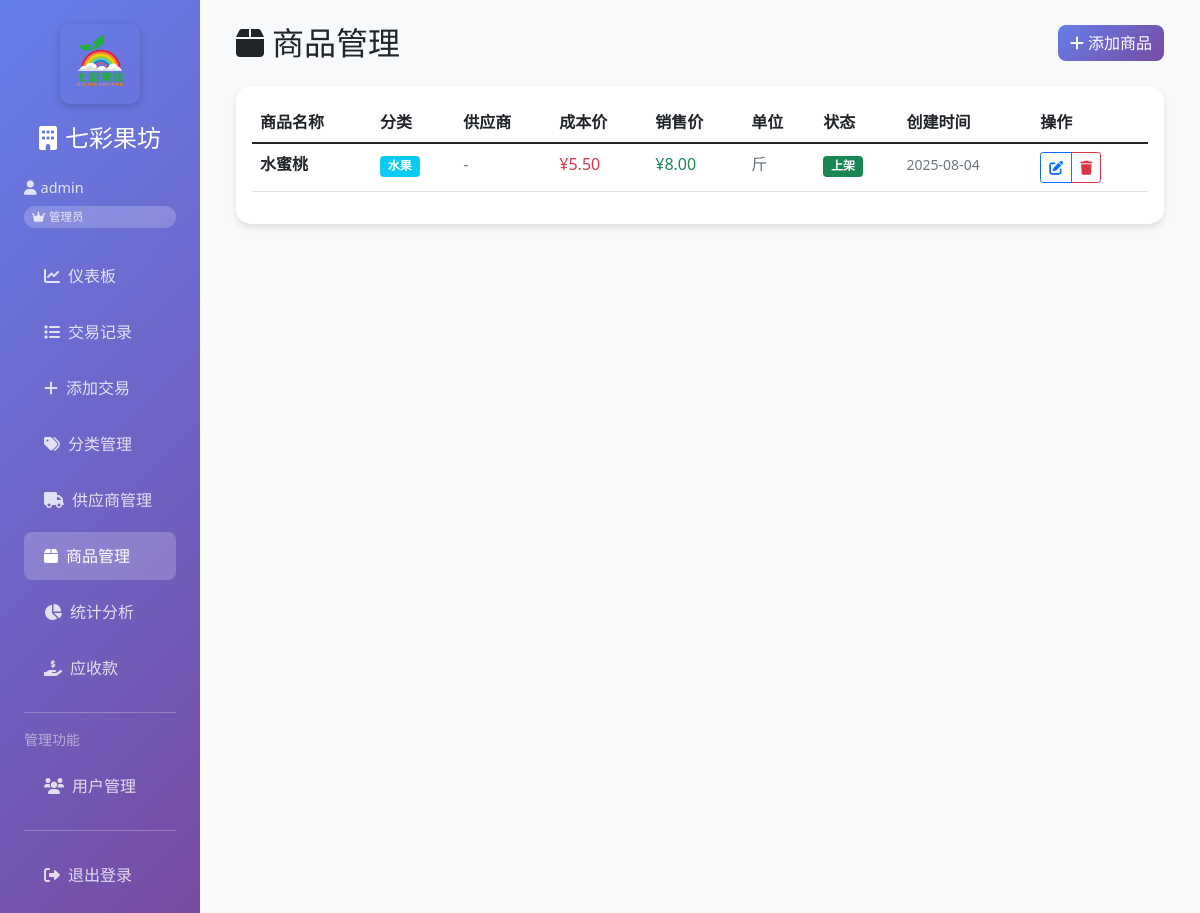
The page /products (signed in) on the database its author committed.
### app.py (models this page shows)
class User(UserMixin, db.Model):
    id = db.Column(db.Integer, primary_key=True)
    username = db.Column(db.String(80), unique=True, nullable=False)
    email = db.Column(db.String(120), unique=True, nullable=False)
    password_hash = db.Column(db.String(120), nullable=False)
    role = db.Column(db.String(20), nullable=False, default='employee')
    is_active = db.Column(db.Boolean, default=True)
    created_at = db.Column(db.DateTime, default=datetime.utcnow)

class Product(db.Model):
    id = db.Column(db.Integer, primary_key=True)
    name = db.Column(db.String(100), nullable=False)
    category = db.Column(db.String(50))
    supplier_id = db.Column(db.Integer, db.ForeignKey('supplier.id'))
    cost_price = db.Column(db.Float)
    selling_price = db.Column(db.Float)
    unit = db.Column(db.String(20))
    created_at = db.Column(db.DateTime, default=datetime.utcnow)
    is_active = db.Column(db.Boolean, default=True)
    supplier = db.relationship('Supplier', backref='products')

### app.py (the view)
@app.route('/products')
@login_required
def products():
    products = Product.query.all()
    suppliers = Supplier.query.filter_by(is_active=True).all()
    return render_template('products.html', products=products, suppliers=suppliers)

### app.py (called while the page is built)
@login_manager.user_loader
def load_user(user_id):
    return User.query.get(int(user_id))

### templates/products.html (shortened to what this page needs)
{% extends "base.html" %}
{% block content %}
<div class="row mb-4">
    <div class="col-12 d-flex justify-content-between align-items-center">
        <h2 class="mb-0">
            <i class="fas fa-box me-2"></i>商品管理
        </h2>
        <a href="{{ url_for('add_product') }}" class="btn btn-primary">
            <i class="fas fa-plus me-1"></i>添加商品
        </a>
    </div>
</div>
<div class="card">
    <div class="card-body">
        {% if products %}
            <div class="table-responsive">
                <table class="table table-hover">
                    <thead>
                        <tr>
                            <th>商品名称</th>
                            <th>分类</th>
                            <th>供应商</th>
                            <th>成本价</th>
                            <th>销售价</th>
                            <th>单位</th>
                            <th>状态</th>
                            <th>创建时间</th>
                            <th>操作</th>
                        </tr>
                    </thead>
                    <tbody>
                        {% for product in products %}
                        <tr>
                            <td>
                                <strong>{{ product.name }}</strong>
                            </td>
                            <td>
                                <span class="badge bg-info">{{ product.category or '-' }}</span>
                            </td>
                            <td>
                                {% if product.supplier %}
                                    <span class="text-muted">{{ product.supplier.name }}</span>
                                {% else %}
                                    <span class="text-muted">-</span>
                                {% endif %}
                            </td>
                            <td>
                                {% if product.cost_price %}
                                    <span class="text-danger">¥{{ "%.2f"|format(product.cost_price) }}</span>
                                {% else %}
                                    <span class="text-muted">-</span>
                                {% endif %}
                            </td>
                            <td>
                                {% if product.selling_price %}
                                    <span class="text-success">¥{{ "%.2f"|format(product.selling_price) }}</span>
                                {% else %}
                                    <span class="text-muted">-</span>
                                {% endif %}
                            </td>
                            <td>
                                <span class="text-muted">{{ product.unit or '-' }}</span>
                            </td>
                            <td>
                                {% if product.is_active %}
                                    <span class="badge bg-success">上架</span>
                                {% else %}
                                    <span class="badge bg-secondary">下架</span>
                                {% endif %}
                            </td>
                            <td>
                                <small class="text-muted">{{ product.created_at.strftime('%Y-%m-%d') }}</small>
                            </td>
                            <td>
                                <div class="btn-group btn-group-sm" role="group">
                                    <a href="{{ url_for('edit_product', id=product.id) }}"
                                       class="btn btn-outline-primary btn-sm">
                                        <i class="fas fa-edit"></i>
                                    </a>
                                    <a href="{{ url_for('delete_product', id=product.id) }}"
                                       class="btn btn-outline-danger btn-sm"
                                       onclick="return confirm('确定要删除这个商品吗？')">
                                        <i class="fas fa-trash"></i>
                                    </a>
                                </div>
                            </td>
                        </tr>
                        {% endfor %}
                    </tbody>
                </table>
            </div>
        {% endif %}
    </div>
</div>
{% endblock %}

### templates/base.html (shortened to what this page needs)
<!DOCTYPE html>
<html lang="zh-CN">
<head>
    <link href="{{ url_for('static', filename='css/bootstrap.min.css') }}" rel="stylesheet">
    <link href="{{ url_for('static', filename='css/all.min.css') }}" rel="stylesheet">
</head>
<body>
    {% if current_user.is_authenticated %}
    <div class="container-fluid">
        <div class="row">
            <div class="col-md-3 col-lg-2 sidebar p-0">
                <div class="p-4">
                    <div class="logo-container">
                        <img src="{{ url_for('static', filename='logo.png') }}"
                             alt="七彩果坊"
                             title="七彩果坊">
                    </div>
                    <h4 class="text-white mb-4 text-center">
                        <i class="fas fa-building me-2"></i>七彩果坊
                    </h4>
                    <div class="user-info">
                        <div class="mb-2">
                            <i class="fas fa-user me-1"></i>{{ current_user.username }}
                        </div>
                        <div class="role-badge">
                            {% if current_user.role == 'admin' %}
                                <i class="fas fa-crown me-1"></i>管理员
                            {% elif current_user.role == 'manager' %}
                                <i class="fas fa-user-tie me-1"></i>经理
                            {% else %}
                                <i class="fas fa-user me-1"></i>员工
                            {% endif %}
                        </div>
                    </div>
                    <nav class="nav flex-column">
                        <a class="nav-link {% if request.endpoint == 'dashboard' %}active{% endif %}" href="{{ url_for('dashboard') }}">
                            <i class="fas fa-chart-line me-2"></i>仪表板
                        </a>
                        <a class="nav-link {% if request.endpoint == 'transactions' %}active{% endif %}" href="{{ url_for('transactions') }}">
                            <i class="fas fa-list me-2"></i>交易记录
                        </a>
                        <a class="nav-link {% if request.endpoint == 'add_transaction' %}active{% endif %}" href="{{ url_for('add_transaction') }}">
                            <i class="fas fa-plus me-2"></i>添加交易
                        </a>
                        <a class="nav-link {% if request.endpoint == 'categories' %}active{% endif %}" href="{{ url_for('categories') }}">
                            <i class="fas fa-tags me-2"></i>分类管理
                        </a>
                        <a class="nav-link {% if request.endpoint == 'suppliers' %}active{% endif %}" href="{{ url_for('suppliers') }}">
                            <i class="fas fa-truck me-2"></i>供应商管理
                        </a>
                        <a class="nav-link {% if request.endpoint == 'products' %}active{% endif %}" href="{{ url_for('products') }}">
                            <i class="fas fa-box me-2"></i>商品管理
                        </a>
                        <a class="nav-link {% if request.endpoint == 'statistics' %}active{% endif %}" href="{{ url_for('statistics') }}">
                            <i class="fas fa-chart-pie me-2"></i>统计分析
                        </a>
                        <a class="nav-link {% if request.endpoint == 'receivables' %}active{% endif %}" href="{{ url_for('receivables') }}">
                            <i class="fas fa-hand-holding-dollar me-2"></i>应收款
                        </a>
                        {% if current_user.role in ['admin', 'manager'] %}
                        <hr class="text-white">
                        <div class="text-white-50 small mb-2">管理功能</div>
                        <a class="nav-link {% if request.endpoint == 'users' %}active{% endif %}" href="{{ url_for('users') }}">
                            <i class="fas fa-users me-2"></i>用户管理
                        </a>
                        {% endif %}
                        <hr class="text-white">
                        <a class="nav-link" href="{{ url_for('logout') }}">
                            <i class="fas fa-sign-out-alt me-2"></i>退出登录
                        </a>
                    </nav>
                </div>
            </div>
            <div class="col-md-9 col-lg-10 main-content">
                <div class="p-4">
                    {% block content %}{% endblock %}
                </div>
            </div>
        </div>
    </div>
    {% else %}
        {% block auth_content %}{% endblock %}
    {% endif %}
</body>
</html>

### templates/base.html (style rules this page uses)
.sidebar { min-height: 100vh; background: linear-gradient(135deg, #667eea 0%, #764ba2 100%); }
.sidebar .nav-link { color: rgba(255,255,255,0.8); padding: 12px 20px; margin: 4px 0; border-radius: 8px; transition: all 0.3s; }
.sidebar .nav-link.active { background: rgba(255,255,255,0.2); color: white; }
.main-content { background-color: #f8f9fa; min-height: 100vh; }
.card { border: none; border-radius: 15px; box-shadow: 0 4px 6px rgba(0,0,0,0.1); }
.btn-primary { background: linear-gradient(135deg, #667eea 0%, #764ba2 100%); border: none; border-radius: 8px; }
.user-info { color: rgba(255,255,255,0.8); font-size: 0.9em; margin-bottom: 20px; }
.role-badge { font-size: 0.8em; padding: 2px 8px; border-radius: 12px; background: rgba(255,255,255,0.2); }
.logo-container { text-align: center; margin-bottom: 20px; }
.logo-container img { max-width: 80px; height: auto; border-radius: 10px; box-shadow: 0 2px 8px rgba(0,0,0,0.2); }

### rows shown on the page
User: username "admin"
Product: name "水蜜桃", category "水果", cost_price "5.50", selling_price "8.00", unit "斤", is_active "上架", created_at "2025-08-04"
